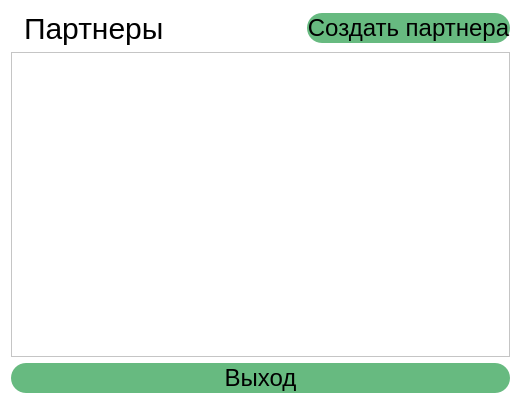
<?xml version="1.0" encoding="UTF-8"?>
<ui version="4.0">
 <class>partner_window</class>
 <widget class="QWidget" name="partner_window">
  <property name="geometry">
   <rect>
    <x>0</x>
    <y>0</y>
    <width>521</width>
    <height>404</height>
   </rect>
  </property>
  <property name="windowTitle">
   <string>Form</string>
  </property>
  <property name="styleSheet">
   <string notr="true">background-color:white;
font: 18pt &quot;Arial&quot;;</string>
  </property>
  <layout class="QGridLayout" name="gridLayout">
   <item row="0" column="0">
    <layout class="QHBoxLayout" name="horizontalLayout">
     <item>
      <widget class="QLabel" name="label">
       <property name="maximumSize">
        <size>
         <width>50</width>
         <height>50</height>
        </size>
       </property>
       <property name="styleSheet">
        <string notr="true">background-color: none;</string>
       </property>
       <property name="text">
        <string/>
       </property>
       <property name="pixmap">
        <pixmap>../icons/masterpol.ico</pixmap>
       </property>
       <property name="scaledContents">
        <bool>true</bool>
       </property>
      </widget>
     </item>
     <item>
      <widget class="QLabel" name="label_name">
       <property name="styleSheet">
        <string notr="true">font-size: 30px;
background-color: none;
</string>
       </property>
       <property name="text">
        <string>Партнеры</string>
       </property>
      </widget>
     </item>
     <item>
      <spacer name="horizontalSpacer">
       <property name="orientation">
        <enum>Qt::Orientation::Horizontal</enum>
       </property>
       <property name="sizeHint" stdset="0">
        <size>
         <width>40</width>
         <height>20</height>
        </size>
       </property>
      </spacer>
     </item>
     <item>
      <widget class="QPushButton" name="button_add">
       <property name="minimumSize">
        <size>
         <width>200</width>
         <height>30</height>
        </size>
       </property>
       <property name="styleSheet">
        <string notr="true">background-color:#67Ba80;
border-radius:15px;
margin-top: 5pt;
margin-left: 5pt;
margin-right: 5pt;
margin-bottom: 5pt;
border: none;
font-weight: bolder;
font-size: 18pt;
</string>
       </property>
       <property name="text">
        <string>Создать партнера</string>
       </property>
      </widget>
     </item>
    </layout>
   </item>
   <item row="2" column="0">
    <layout class="QVBoxLayout" name="verticalLayout_2">
     <item>
      <widget class="QPushButton" name="button_exit">
       <property name="minimumSize">
        <size>
         <width>200</width>
         <height>30</height>
        </size>
       </property>
       <property name="styleSheet">
        <string notr="true">background-color:#67Ba80;
border-radius: 15px;
margin-top: 5pt;
margin-left: 5pt;
margin-right: 5pt;
margin-bottom: 5pt;
border: none;
font-weight: bolder;
font-size: 18pt;
</string>
       </property>
       <property name="text">
        <string>Выход</string>
       </property>
      </widget>
     </item>
    </layout>
   </item>
   <item row="1" column="0">
    <widget class="QScrollArea" name="scrollArea">
     <property name="widgetResizable">
      <bool>true</bool>
     </property>
     <widget class="QWidget" name="scrollAreaWidgetContents">
      <property name="geometry">
       <rect>
        <x>0</x>
        <y>0</y>
        <width>495</width>
        <height>266</height>
       </rect>
      </property>
      <property name="styleSheet">
       <string notr="true">border:none;
</string>
      </property>
      <layout class="QGridLayout" name="gridLayout_2">
       <item row="0" column="0">
        <layout class="QVBoxLayout" name="verticalLayout"/>
       </item>
      </layout>
     </widget>
    </widget>
   </item>
  </layout>
 </widget>
 <resources/>
 <connections/>
</ui>
